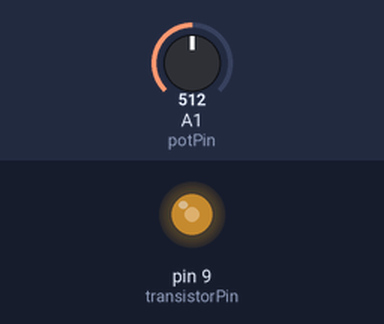
The sketch below on a simulated Arduino Uno, built with avr-gcc and run on an emulated ATmega328P. Parts: output pins drawn as LEDs (lit = HIGH). Inputs (shaded band) come from the test bench; at power-on: A1 (potPin) = 512. What the sketch prints to the serial monitor is not drawn.

Above: at 1.3 s.
1.4 s: A1 (potPin) set to 716
At 2.6 s:
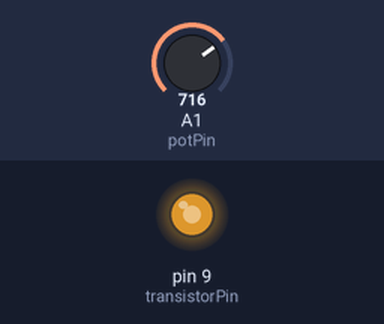
3.0 s: A1 (potPin) set to 900
At 3.8 s:
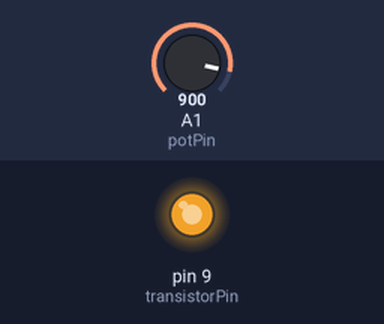
4.5 s: A1 (potPin) set to 122
At 4.9 s:
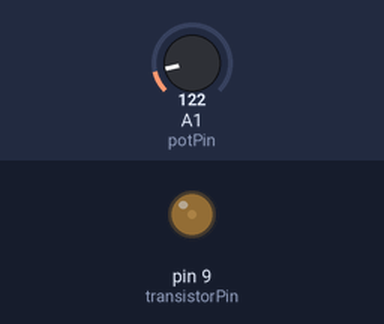
6.0 s: A1 (potPin) set to 0
At 7.3 s:
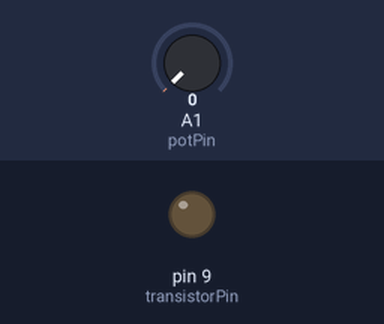
Timing chart, 0 to 8.5 s (numbered marks = the images above; inputs shaded):
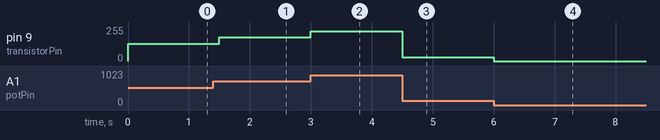

Measured:
- after the input at 1.4 s, pin 9 (transistorPin): 128/255 → 179/255 after 0.10 s
- after the input at 3.0 s, pin 9 (transistorPin): 179/255 → 225/255 at once
- after the input at 4.5 s, pin 9 (transistorPin): 225/255 → 30/255 at once
- after the input at 6.0 s, pin 9 (transistorPin): 30/255 → 0/255 at once

The sketch:

Tutoria_13.ino
```cpp
// (licence header left out)
//Tutorial 13: Control simple de motor DC

int potPin = 1; // Pin en el que hacemos la conexion del potenciometro
int transistorPin = 9; // Pin para enviar la PWM por el transistor
int Valorpot = 0; // Valor que nos devuelve el potenciometro

void setup() {
  Serial.begin(9600);
 pinMode(transistorPin, OUTPUT); //Definimos como pin de salida el transistor
}
void loop() {
 // Leemos el valor del potenciometro y lo normaliamos entre 0 y 255
 Valorpot = analogRead(potPin) / 4;
 Serial.print(Valorpot);
 // Usamos el mismo valor que hemos leido para mandar al motor DC
 analogWrite(transistorPin, Valorpot);
 delay(500);
}
```
